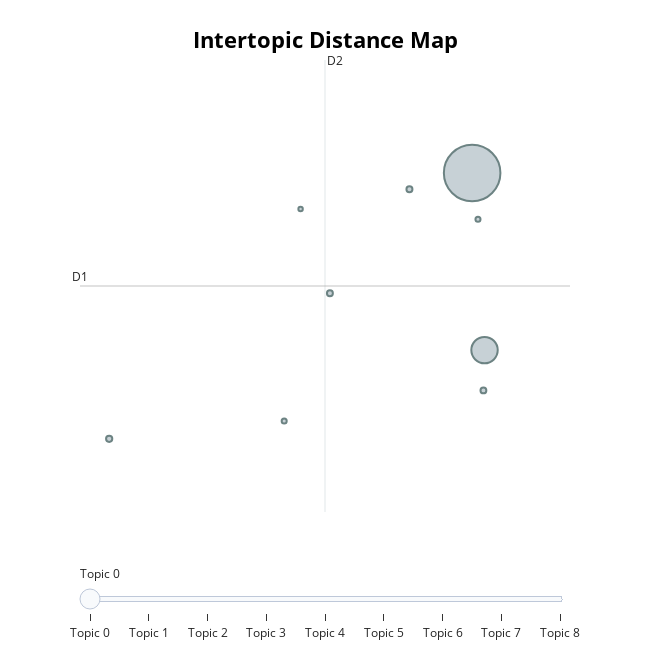
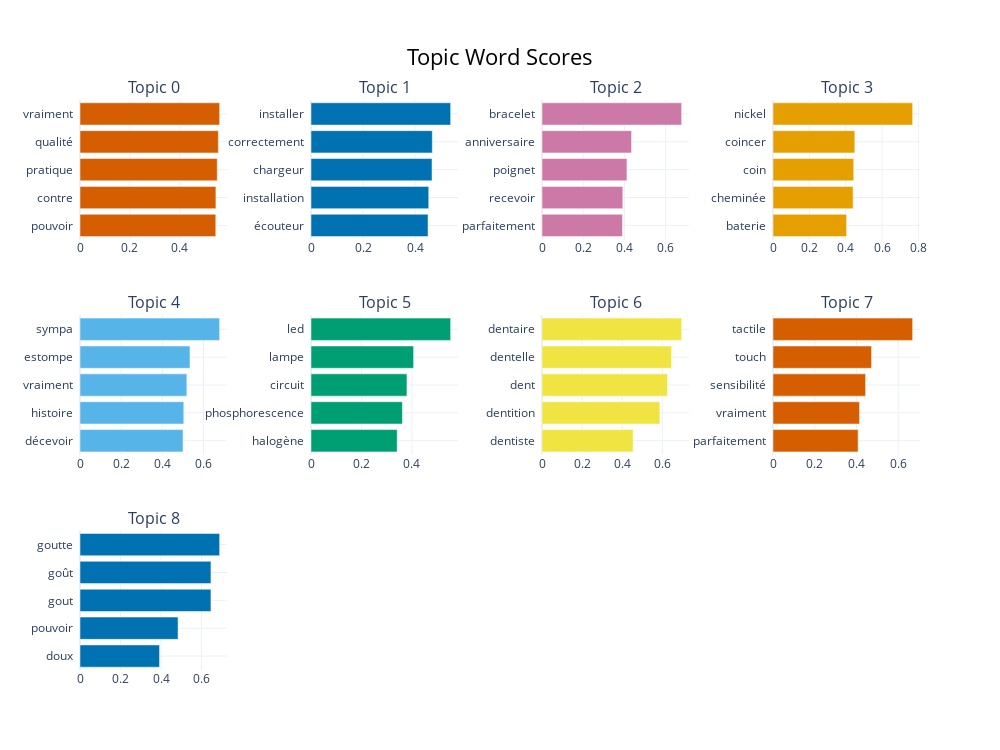

The code cell stored with these charts, in order, in its notebook:
### Markdown cell above
#### **Visualization of the French topic space**

Here, we visualize the French topic landscape using the same projections and bar chart as for the German topics. This allows us to compare it qualitatively to the German topics.

### Code cell
fig_map = topic_model_french.visualize_topics()
fig_map.show()

fig_bar = topic_model_french.visualize_barchart(top_n_topics=10)
fig_bar.show()

### Figure 1 — Plotly figure (JSON) as saved in the notebook; plotly's stock layout.template omitted (floating-point values rounded to 4 significant figures)
{"data": [{"customdata": [[0, "vraiment | qualité | pratique | contre | pouvoir", 4516], [1, "installer | correctement | chargeur | installation | écouteur", 985], [2, "bracelet | anniversaire | poignet | recevoir | parfaitement", 55], [3, "nickel | coincer | coin | cheminée | baterie", 51], [4, "sympa | estompe | vraiment | histoire | décevoir", 50], [5, "led | lampe | circuit | phosphorescence | halogène", 48], [6, "dentaire | dentelle | dent | dentition | dentiste", 36], [7, "tactile | touch | sensibilité | vraiment | parfaitement", 36], [8, "goutte | goût | gout | pouvoir | doux", 28]], "hovertemplate": "<b>Topic %{customdata[0]}</b><br>%{customdata[1]}<br>Size: %{customdata[2]}", "legendgroup": "", "marker": {"color": "#B0BEC5", "line": {"color": "DarkSlateGrey", "width": 2}, "size": [4516, 985, 55, 51, 50, 48, 36, 36, 28], "sizemode": "area", "sizeref": 2.822, "symbol": "circle"}, "mode": "markers", "name": "", "orientation": "v", "showlegend": false, "type": "scatter", "x": [4.9, 5.008, 1.709, 4.348, 3.649, 4.999, 4.951, 3.248, 3.392], "xaxis": "x", "y": [11.27, 8.622, 7.296, 11.03, 9.472, 8.02, 10.58, 7.564, 10.73], "yaxis": "y"}], "layout": {"annotations": [{"showarrow": false, "text": "D1", "x": 1.453, "y": 9.581, "yshift": 10}, {"showarrow": false, "text": "D2", "x": 3.606, "xshift": 10, "y": 12.96}], "height": 650, "hoverlabel": {"bgcolor": "white", "font": {"family": "Rockwell", "size": 16}}, "legend": {"itemsizing": "constant", "tracegroupgap": 0}, "margin": {"t": 60}, "shapes": [{"line": {"color": "#CFD8DC", "width": 2}, "type": "line", "x0": 3.606, "x1": 3.606, "y0": 6.201, "y1": 12.96}, {"line": {"color": "#9E9E9E", "width": 2}, "type": "line", "x0": 1.453, "x1": 5.76, "y0": 9.581, "y1": 9.581}], "sliders": [{"active": 0, "pad": {"t": 50}, "steps": [{"args": [{"marker.color": [["red", "#B0BEC5", "#B0BEC5", "#B0BEC5", "#B0BEC5", "#B0BEC5", "#B0BEC5", "#B0BEC5", "#B0BEC5"]]}], "label": "Topic 0", "method": "update"}, {"args": [{"marker.color": [["#B0BEC5", "red", "#B0BEC5", "#B0BEC5", "#B0BEC5", "#B0BEC5", "#B0BEC5", "#B0BEC5", "#B0BEC5"]]}], "label": "Topic 1", "method": "update"}, {"args": [{"marker.color": [["#B0BEC5", "#B0BEC5", "red", "#B0BEC5", "#B0BEC5", "#B0BEC5", "#B0BEC5", "#B0BEC5", "#B0BEC5"]]}], "label": "Topic 2", "method": "update"}, {"args": [{"marker.color": [["#B0BEC5", "#B0BEC5", "#B0BEC5", "red", "#B0BEC5", "#B0BEC5", "#B0BEC5", "#B0BEC5", "#B0BEC5"]]}], "label": "Topic 3", "method": "update"}, {"args": [{"marker.color": [["#B0BEC5", "#B0BEC5", "#B0BEC5", "#B0BEC5", "red", "#B0BEC5", "#B0BEC5", "#B0BEC5", "#B0BEC5"]]}], "label": "Topic 4", "method": "update"}, {"args": [{"marker.color": [["#B0BEC5", "#B0BEC5", "#B0BEC5", "#B0BEC5", "#B0BEC5", "red", "#B0BEC5", "#B0BEC5", "#B0BEC5"]]}], "label": "Topic 5", "method": "update"}, {"args": [{"marker.color": [["#B0BEC5", "#B0BEC5", "#B0BEC5", "#B0BEC5", "#B0BEC5", "#B0BEC5", "red", "#B0BEC5", "#B0BEC5"]]}], "label": "Topic 6", "method": "update"}, {"args": [{"marker.color": [["#B0BEC5", "#B0BEC5", "#B0BEC5", "#B0BEC5", "#B0BEC5", "#B0BEC5", "#B0BEC5", "red", "#B0BEC5"]]}], "label": "Topic 7", "method": "update"}, {"args": [{"marker.color": [["#B0BEC5", "#B0BEC5", "#B0BEC5", "#B0BEC5", "#B0BEC5", "#B0BEC5", "#B0BEC5", "#B0BEC5", "red"]]}], "label": "Topic 8", "method": "update"}]}], "title": {"font": {"color": "Black", "size": 22}, "text": "<b>Intertopic Distance Map</b>", "x": 0.5, "xanchor": "center", "y": 0.95, "yanchor": "top"}, "width": 650, "xaxis": {"anchor": "y", "domain": [0, 1], "range": [1.453, 5.76], "title": {"text": ""}, "visible": false}, "yaxis": {"anchor": "x", "domain": [0, 1], "range": [6.201, 12.96], "title": {"text": ""}, "visible": false}}}

### Figure 2 — Plotly figure (JSON) as saved in the notebook; plotly's stock layout.template omitted (floating-point values rounded to 4 significant figures)
{"data": [{"marker": {"color": "#D55E00"}, "orientation": "h", "type": "bar", "x": [0.5434, 0.5439, 0.5492, 0.5536, 0.5588], "xaxis": "x", "y": ["pouvoir  ", "contre  ", "pratique  ", "qualité  ", "vraiment  "], "yaxis": "y"}, {"marker": {"color": "#0072B2"}, "orientation": "h", "type": "bar", "x": [0.4497, 0.4524, 0.465, 0.466, 0.5366], "xaxis": "x2", "y": ["écouteur  ", "installation  ", "chargeur  ", "correctement  ", "installer  "], "yaxis": "y2"}, {"marker": {"color": "#CC79A7"}, "orientation": "h", "type": "bar", "x": [0.3905, 0.3922, 0.4122, 0.4346, 0.6777], "xaxis": "x3", "y": ["parfaitement  ", "recevoir  ", "poignet  ", "anniversaire  ", "bracelet  "], "yaxis": "y3"}, {"marker": {"color": "#E69F00"}, "orientation": "h", "type": "bar", "x": [0.4052, 0.4409, 0.4445, 0.4505, 0.7687], "xaxis": "x4", "y": ["baterie  ", "cheminée  ", "coin  ", "coincer  ", "nickel  "], "yaxis": "y4"}, {"marker": {"color": "#56B4E9"}, "orientation": "h", "type": "bar", "x": [0.5004, 0.5041, 0.519, 0.5342, 0.6783], "xaxis": "x5", "y": ["décevoir  ", "histoire  ", "vraiment  ", "estompe  ", "sympa  "], "yaxis": "y5"}, {"marker": {"color": "#009E73"}, "orientation": "h", "type": "bar", "x": [0.3417, 0.3624, 0.3803, 0.4068, 0.5536], "xaxis": "x6", "y": ["halogène  ", "phosphorescence  ", "circuit  ", "lampe  ", "led  "], "yaxis": "y6"}, {"marker": {"color": "#F0E442"}, "orientation": "h", "type": "bar", "x": [0.4544, 0.5877, 0.6256, 0.6461, 0.6962], "xaxis": "x7", "y": ["dentiste  ", "dentition  ", "dent  ", "dentelle  ", "dentaire  "], "yaxis": "y7"}, {"marker": {"color": "#D55E00"}, "orientation": "h", "type": "bar", "x": [0.4078, 0.4146, 0.4436, 0.4722, 0.6691], "xaxis": "x8", "y": ["parfaitement  ", "vraiment  ", "sensibilité  ", "touch  ", "tactile  "], "yaxis": "y8"}, {"marker": {"color": "#0072B2"}, "orientation": "h", "type": "bar", "x": [0.3927, 0.4842, 0.6465, 0.6465, 0.6895], "xaxis": "x9", "y": ["doux  ", "pouvoir  ", "gout  ", "goût  ", "goutte  "], "yaxis": "y9"}], "layout": {"annotations": [{"font": {"size": 16}, "showarrow": false, "text": "Topic 0", "x": 0.0875, "xanchor": "center", "xref": "paper", "y": 1, "yanchor": "bottom", "yref": "paper"}, {"font": {"size": 16}, "showarrow": false, "text": "Topic 1", "x": 0.3625, "xanchor": "center", "xref": "paper", "y": 1, "yanchor": "bottom", "yref": "paper"}, {"font": {"size": 16}, "showarrow": false, "text": "Topic 2", "x": 0.6375, "xanchor": "center", "xref": "paper", "y": 1, "yanchor": "bottom", "yref": "paper"}, {"font": {"size": 16}, "showarrow": false, "text": "Topic 3", "x": 0.9125, "xanchor": "center", "xref": "paper", "y": 1, "yanchor": "bottom", "yref": "paper"}, {"font": {"size": 16}, "showarrow": false, "text": "Topic 4", "x": 0.0875, "xanchor": "center", "xref": "paper", "y": 0.6222, "yanchor": "bottom", "yref": "paper"}, {"font": {"size": 16}, "showarrow": false, "text": "Topic 5", "x": 0.3625, "xanchor": "center", "xref": "paper", "y": 0.6222, "yanchor": "bottom", "yref": "paper"}, {"font": {"size": 16}, "showarrow": false, "text": "Topic 6", "x": 0.6375, "xanchor": "center", "xref": "paper", "y": 0.6222, "yanchor": "bottom", "yref": "paper"}, {"font": {"size": 16}, "showarrow": false, "text": "Topic 7", "x": 0.9125, "xanchor": "center", "xref": "paper", "y": 0.6222, "yanchor": "bottom", "yref": "paper"}, {"font": {"size": 16}, "showarrow": false, "text": "Topic 8", "x": 0.0875, "xanchor": "center", "xref": "paper", "y": 0.2444, "yanchor": "bottom", "yref": "paper"}], "height": 750, "hoverlabel": {"bgcolor": "white", "font": {"family": "Rockwell", "size": 16}}, "showlegend": false, "title": {"font": {"color": "Black", "size": 22}, "text": "Topic Word Scores", "x": 0.5, "xanchor": "center", "yanchor": "top"}, "width": 1000, "xaxis": {"anchor": "y", "domain": [0, 0.175], "showgrid": true}, "xaxis10": {"anchor": "y10", "domain": [0.275, 0.45], "showgrid": true}, "xaxis11": {"anchor": "y11", "domain": [0.55, 0.725], "showgrid": true}, "xaxis12": {"anchor": "y12", "domain": [0.825, 1], "showgrid": true}, "xaxis2": {"anchor": "y2", "domain": [0.275, 0.45], "showgrid": true}, "xaxis3": {"anchor": "y3", "domain": [0.55, 0.725], "showgrid": true}, "xaxis4": {"anchor": "y4", "domain": [0.825, 1], "showgrid": true}, "xaxis5": {"anchor": "y5", "domain": [0, 0.175], "showgrid": true}, "xaxis6": {"anchor": "y6", "domain": [0.275, 0.45], "showgrid": true}, "xaxis7": {"anchor": "y7", "domain": [0.55, 0.725], "showgrid": true}, "xaxis8": {"anchor": "y8", "domain": [0.825, 1], "showgrid": true}, "xaxis9": {"anchor": "y9", "domain": [0, 0.175], "showgrid": true}, "yaxis": {"anchor": "x", "domain": [0.7556, 1], "showgrid": true}, "yaxis10": {"anchor": "x10", "domain": [0, 0.2444], "showgrid": true}, "yaxis11": {"anchor": "x11", "domain": [0, 0.2444], "showgrid": true}, "yaxis12": {"anchor": "x12", "domain": [0, 0.2444], "showgrid": true}, "yaxis2": {"anchor": "x2", "domain": [0.7556, 1], "showgrid": true}, "yaxis3": {"anchor": "x3", "domain": [0.7556, 1], "showgrid": true}, "yaxis4": {"anchor": "x4", "domain": [0.7556, 1], "showgrid": true}, "yaxis5": {"anchor": "x5", "domain": [0.3778, 0.6222], "showgrid": true}, "yaxis6": {"anchor": "x6", "domain": [0.3778, 0.6222], "showgrid": true}, "yaxis7": {"anchor": "x7", "domain": [0.3778, 0.6222], "showgrid": true}, "yaxis8": {"anchor": "x8", "domain": [0.3778, 0.6222], "showgrid": true}, "yaxis9": {"anchor": "x9", "domain": [0, 0.2444], "showgrid": true}}}
